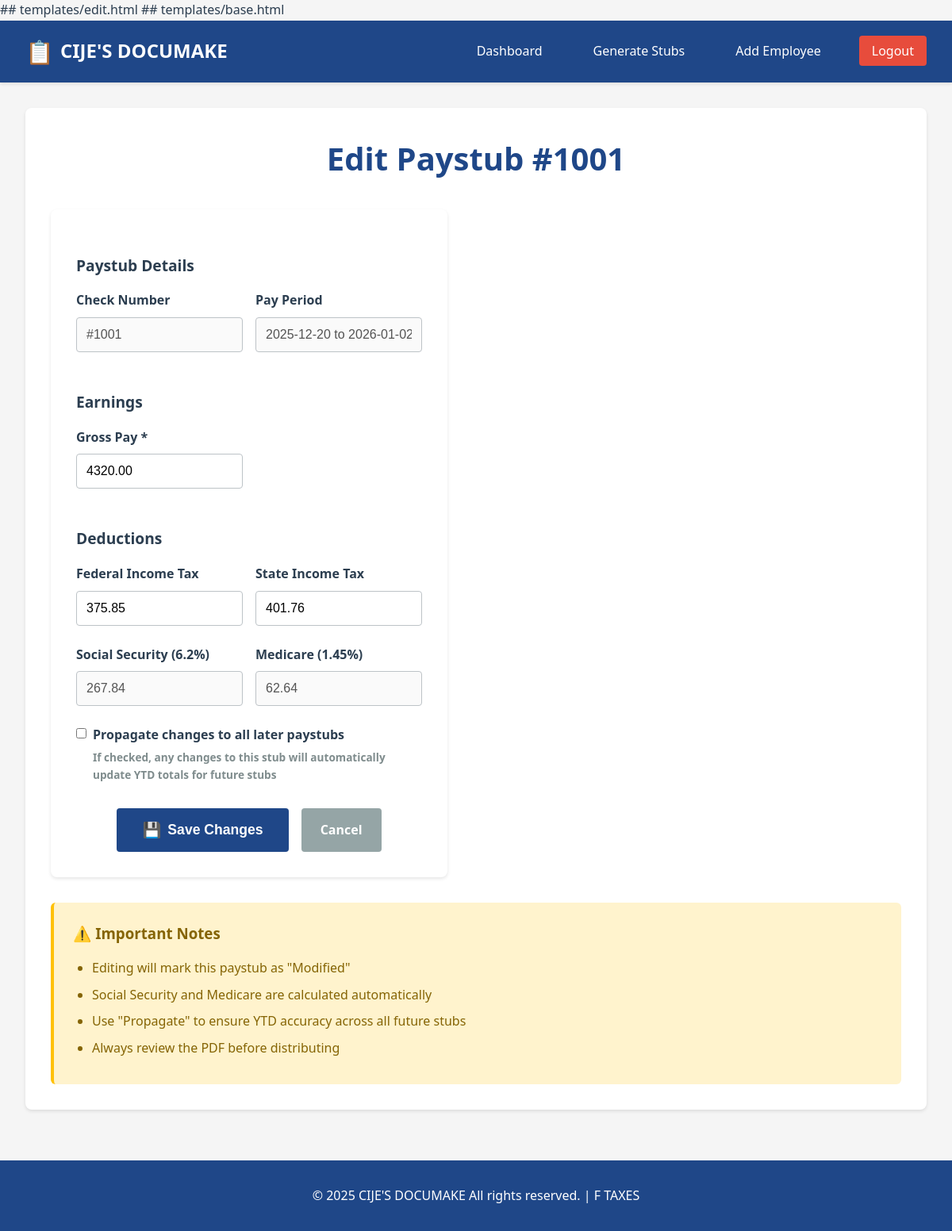
Screenshot of /edit/27 (signed in) with the database file from the repository.
### tables this page shows
CREATE TABLE paystubs (
        id INTEGER PRIMARY KEY AUTOINCREMENT,
        employee_id INTEGER NOT NULL,
        user_id INTEGER NOT NULL,
        check_number INTEGER NOT NULL,
        period_start DATE NOT NULL,
        period_end DATE NOT NULL,
        hours_worked REAL DEFAULT 80,
        gross_pay REAL NOT NULL,
        federal_tax REAL NOT NULL,
        state_tax REAL NOT NULL,
        social_security REAL NOT NULL,
        medicare REAL NOT NULL,
        other_deductions REAL DEFAULT 0,
        net_pay REAL NOT NULL,
        ytd_gross REAL NOT NULL,
        ytd_federal REAL NOT NULL,
        ytd_state REAL NOT NULL,
        ytd_fica REAL NOT NULL,
        ytd_net REAL NOT NULL,
        pdf_blob BLOB,
        edited INTEGER DEFAULT 0,
        created_at TIMESTAMP DEFAULT CURRENT_TIMESTAMP,
        FOREIGN KEY(employee_id) REFERENCES employees(id) ON DELETE CASCADE,
        FOREIGN KEY(user_id) REFERENCES users(id) ON DELETE CASCADE
    );

### app.py (the view, shortened to what this page needs)
@app.route('/edit/<int:stub_id>', methods=['GET', 'POST'])
@login_required
def edit_stub(stub_id):
    conn = sqlite3.connect('paystub.db')
    c = conn.cursor()
    c.execute("""
        SELECT * FROM paystubs WHERE id=? AND user_id=?
    """, (stub_id, current_user.id))
    paystub = c.fetchone()
    if not paystub:
        flash('Paystub not found', 'error')
        return redirect(url_for('profile'))
    conn.close()
    return render_template('edit.html', paystub=paystub)

### app.py (called while the page is built)
@login_manager.user_loader
def load_user(user_id):
    conn = sqlite3.connect('paystub.db')
    c = conn.cursor()
    c.execute("SELECT id, email FROM users WHERE id=?", (user_id,))
    row = c.fetchone()
    conn.close()
    return User(row[0], row[1]) if row else None

### templates/edit.html (shortened to what this page needs)
{% extends "base.html" %}
{% block content %}
<div class="form-container">
    <h1 class="page-title">Edit Paystub #{{ paystub[3] }}</h1>
    <form method="POST" class="form-card">
        <div class="form-section">
            <h2 class="section-subtitle">Paystub Details</h2>
            <div class="form-row">
                <div class="form-group">
                    <label>Check Number</label>
                    <input type="text" class="form-control" value="#{{ paystub[3] }}" disabled>
                </div>
                <div class="form-group">
                    <label>Pay Period</label>
                    <input type="text" class="form-control"
                           value="{{ paystub[4] }} to {{ paystub[5] }}" disabled>
                </div>
            </div>
        </div>
        <div class="form-section">
            <h2 class="section-subtitle">Earnings</h2>
            <div class="form-row">
                <div class="form-group">
                    <label for="gross_pay">Gross Pay *</label>
                    <input type="number" id="gross_pay" name="gross_pay" step="0.01" required
                           class="form-control" value="{{ "%.2f"|format(paystub[7]) }}">
                </div>
            </div>
        </div>
        <div class="form-section">
            <h2 class="section-subtitle">Deductions</h2>
            <div class="form-row">
                <div class="form-group">
                    <label for="federal_tax">Federal Income Tax</label>
                    <input type="number" id="federal_tax" name="federal_tax" step="0.01"
                           class="form-control" value="{{ "%.2f"|format(paystub[8]) }}">
                </div>
                <div class="form-group">
                    <label for="state_tax">State Income Tax</label>
                    <input type="number" id="state_tax" name="state_tax" step="0.01"
                           class="form-control" value="{{ "%.2f"|format(paystub[9]) }}">
                </div>
            </div>
            <div class="form-row">
                <div class="form-group">
                    <label>Social Security (6.2%)</label>
                    <input type="number" step="0.01" class="form-control"
                           value="{{ "%.2f"|format(paystub[10]) }}" disabled>
                </div>
                <div class="form-group">
                    <label>Medicare (1.45%)</label>
                    <input type="number" step="0.01" class="form-control"
                           value="{{ "%.2f"|format(paystub[11]) }}" disabled>
                </div>
            </div>
        </div>
        <div class="form-section">
            <div class="form-group checkbox-group">
                <input type="checkbox" id="propagate" name="propagate" value="true">
                <label for="propagate">
                    <strong>Propagate changes to all later paystubs</strong>
                    <small>If checked, any changes to this stub will automatically update YTD totals for future stubs</small>
                </label>
            </div>
        </div>
        <div class="form-actions">
            <button type="submit" class="btn btn-primary btn-lg">
                <span class="btn-icon">💾</span> Save Changes
            </button>
            <a href="{{ url_for('view_stub', stub_id=paystub[0]) }}" class="btn btn-secondary">Cancel</a>
        </div>
    </form>
    <div class="warning-box">
        <h3>⚠️ Important Notes</h3>
        <ul>
            <li>Editing will mark this paystub as "Modified"</li>
            <li>Social Security and Medicare are calculated automatically</li>
            <li>Use "Propagate" to ensure YTD accuracy across all future stubs</li>
            <li>Always review the PDF before distributing</li>
        </ul>
    </div>
</div>
{% endblock %}

### static/style.css (style rules this page uses)
* { margin: 0; padding: 0; box-sizing: border-box; }
:root { --primary-color: #1f4788; --secondary-color: #2980b9; --success-color: #27ae60; --danger-color: #e74c3c; --warning-color: #f39c12; --light-bg: #ecf0f1; --dark-text: #2c3e50; --border-color: #bdc3c7; --shadow: 0 2px 4px rgba(0,0,0,0.1); --transition: all 0.3s ease; }
body { font-family: 'Segoe UI', Tahoma, Geneva, Verdana, sans-serif; background-color: #f5f5f5; color: var(--dark-text); line-height: 1.6; }
.page-title { font-size: 2.5rem; margin-bottom: 2rem; color: var(--primary-color); text-align: center; }
.section-subtitle { font-size: 1.2rem; margin-bottom: 1rem; color: var(--dark-text); margin-top: 1.5rem; }
.auth-card, .form-card { background: white; padding: 2rem; border-radius: 8px; box-shadow: var(--shadow); max-width: 500px; width: 100%; }
.form-container { background: white; padding: 2rem; border-radius: 8px; box-shadow: var(--shadow); margin-bottom: 2rem; }
.form-group { margin-bottom: 1.5rem; }
.form-row { display: grid; grid-template-columns: 1fr 1fr; gap: 1rem; }
.form-group label { display: block; margin-bottom: 0.5rem; font-weight: 600; color: var(--dark-text); }
.form-group small { display: block; margin-top: 0.25rem; color: #7f8c8d; font-size: 0.85rem; }
.form-control { width: 100%; padding: 0.75rem; border: 1px solid var(--border-color); border-radius: 4px; font-size: 1rem; transition: var(--transition); }
.checkbox-group { display: flex; align-items: flex-start; gap: 0.5rem; margin-bottom: 0; }
.checkbox-group input[type="checkbox"] { margin-top: 0.25rem; cursor: pointer; }
.checkbox-group label { margin-bottom: 0; cursor: pointer; }
.checkbox-group small { display: block; margin-top: 0.25rem; color: #7f8c8d; }
.btn { display: inline-flex; align-items: center; gap: 0.5rem; padding: 0.75rem 1.5rem; border: none; border-radius: 4px; font-size: 1rem; cursor: pointer; transition: var(--transition); text-decoration: none; font-weight: 600; }
.btn-primary { background-color: var(--primary-color); color: white; }
.btn-secondary { background-color: #95a5a6; color: white; }
.btn-lg { padding: 1rem 2rem; font-size: 1.1rem; }
.form-actions { display: flex; gap: 1rem; margin-top: 2rem; justify-content: center; }
.btn-icon { font-size: 1.2rem; }
.info-box, .warning-box { padding: 1.5rem; border-radius: 6px; margin-top: 2rem; }
.warning-box { background-color: #fff3cd; border-left: 4px solid #ffc107; color: #856404; }
.info-box h3, .warning-box h3 { margin-bottom: 1rem; }
.info-box ul, .warning-box ul { margin-left: 1.5rem; }
.info-box li, .warning-box li { margin-bottom: 0.5rem; }

### rows the page displays
paystubs: check_number "1001", check_number "#1001", period_start+period_end "2025-12-20 to 2026-01-02", gross_pay "4320.00", federal_tax "375.85", state_tax "401.76", social_security "267.84", medicare "62.64"
